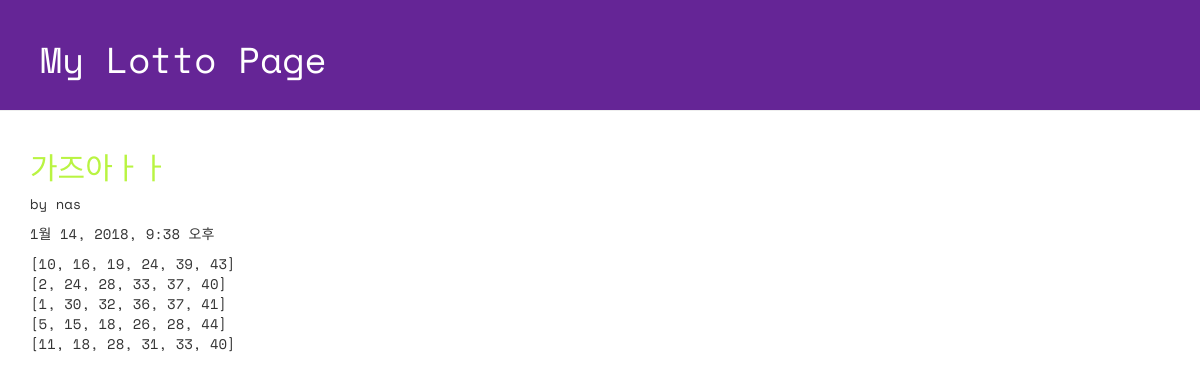
Page /lotto/2/detail/ on the committed database.
### lotto/models.py (models this page shows, shortened)
class GuessNumbers(models.Model):
    name = models.CharField(max_length = 24)
    lottos = models.CharField(max_length = 255, default = '[1,2,3,4,5,6]')
    text = models.CharField(max_length = 255)
    num_lotto = models.IntegerField(default = 5)
    update_date = models.DateTimeField()

### lotto/views.py (the view)
# urls.py: url(r'^lotto/(?P<lottokey>[0-9]+)/detail/$', views.detail, name='detail'),
def detail(request, lottokey):
    lotto = GuessNumbers.objects.get(pk = lottokey)
    return render(request, "lotto/detail.html", {"lotto": lotto})

### lotto/templates/lotto/detail.html (shortened to what this page needs)
<!DOCTYPE html>
{% load staticfiles %}
<html lang="ko">
<head>
  <link rel="stylesheet" href="//maxcdn.bootstrapcdn.com/bootstrap/3.2.0/css/bootstrap.min.css">
  <link rel="stylesheet" href="//maxcdn.bootstrapcdn.com/bootstrap/3.2.0/css/bootstrap-theme.min.css">
  <link rel="stylesheet" href="{% static 'css/lotto.css'%}">
</head>
<body>
  <div class="page-header">
  <h1>My Lotto Page</h1>
  </div>
  <div class="container lotto">
    <h2>{{lotto.text}}</h2>
    <p> by {{lotto.name}}</p>
    <p> {{lotto.update_date}}</p>
    <p> {{lotto.lottos|linebreaksbr}}</p>
  </div>
</body>
</html>

### lotto/static/css/lotto.css (style rules this page uses)
.page-header { background-color: #652596; margin-top: 0; padding: 20px 20px 20px 40px; font-family: 'Space Mono', monospace; }
.page-header h1 { color: #FFFFFF; }
.container { font-family: 'Space Mono', monospace; }
.container h2 { color: #b9f442; }

### rows in the picture
GuessNumbers: text "가즈아ㅏㅏ", name "nas", update_date "1월 14, 2018, 9:38 오후", lottos "[10, 16, 19, 24, 39, 43] [2, 24, 28, 33, 37, 40] [1, 30, 32, 36, 37, 41] [5, 15, 18, 26, 28, 44] [11, 18, 28, 31, 33, 40]"
